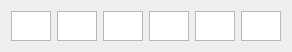
    <widget class="QWidget" name="horizontalLayoutWidget_19">
     <property name="geometry">
      <rect>
       <x>10</x>
       <y>290</y>
       <width>281</width>
       <height>32</height>
      </rect>
     </property>
     <layout class="QHBoxLayout" name="pop1_10">
      <item>
       <widget class="QGraphicsView" name="poke1_10">
        <property name="minimumSize">
         <size>
          <width>40</width>
          <height>30</height>
         </size>
        </property>
        <property name="maximumSize">
         <size>
          <width>40</width>
          <height>30</height>
         </size>
        </property>
        <property name="baseSize">
         <size>
          <width>40</width>
          <height>40</height>
         </size>
        </property>
       </widget>
      </item>
      <item>
       <widget class="QGraphicsView" name="poke2_10">
        <property name="minimumSize">
         <size>
          <width>40</width>
          <height>30</height>
         </size>
        </property>
        <property name="maximumSize">
         <size>
          <width>40</width>
          <height>30</height>
         </size>
        </property>
        <property name="baseSize">
         <size>
          <width>40</width>
          <height>40</height>
         </size>
        </property>
       </widget>
      </item>
      <item>
       <widget class="QGraphicsView" name="poke3_10">
        <property name="minimumSize">
         <size>
          <width>40</width>
          <height>30</height>
         </size>
        </property>
        <property name="maximumSize">
         <size>
          <width>40</width>
          <height>30</height>
         </size>
        </property>
        <property name="baseSize">
         <size>
          <width>40</width>
          <height>40</height>
         </size>
        </property>
       </widget>
      </item>
      <item>
       <widget class="QGraphicsView" name="poke4_10">
        <property name="minimumSize">
         <size>
          <width>40</width>
          <height>30</height>
         </size>
        </property>
        <property name="maximumSize">
         <size>
          <width>40</width>
          <height>30</height>
         </size>
        </property>
        <property name="baseSize">
         <size>
          <width>40</width>
          <height>40</height>
         </size>
        </property>
       </widget>
      </item>
      <item>
       <widget class="QGraphicsView" name="poke5_10">
        <property name="minimumSize">
         <size>
          <width>40</width>
          <height>30</height>
         </size>
        </property>
        <property name="maximumSize">
         <size>
          <width>40</width>
          <height>30</height>
         </size>
        </property>
        <property name="baseSize">
         <size>
          <width>40</width>
          <height>40</height>
         </size>
        </property>
       </widget>
      </item>
      <item>
       <widget class="QGraphicsView" name="poke6_10">
        <property name="minimumSize">
         <size>
          <width>40</width>
          <height>30</height>
         </size>
        </property>
        <property name="maximumSize">
         <size>
          <width>40</width>
          <height>30</height>
         </size>
        </property>
        <property name="baseSize">
         <size>
          <width>40</width>
          <height>40</height>
         </size>
        </property>
       </widget>
      </item>
     </layout>
    </widget>
